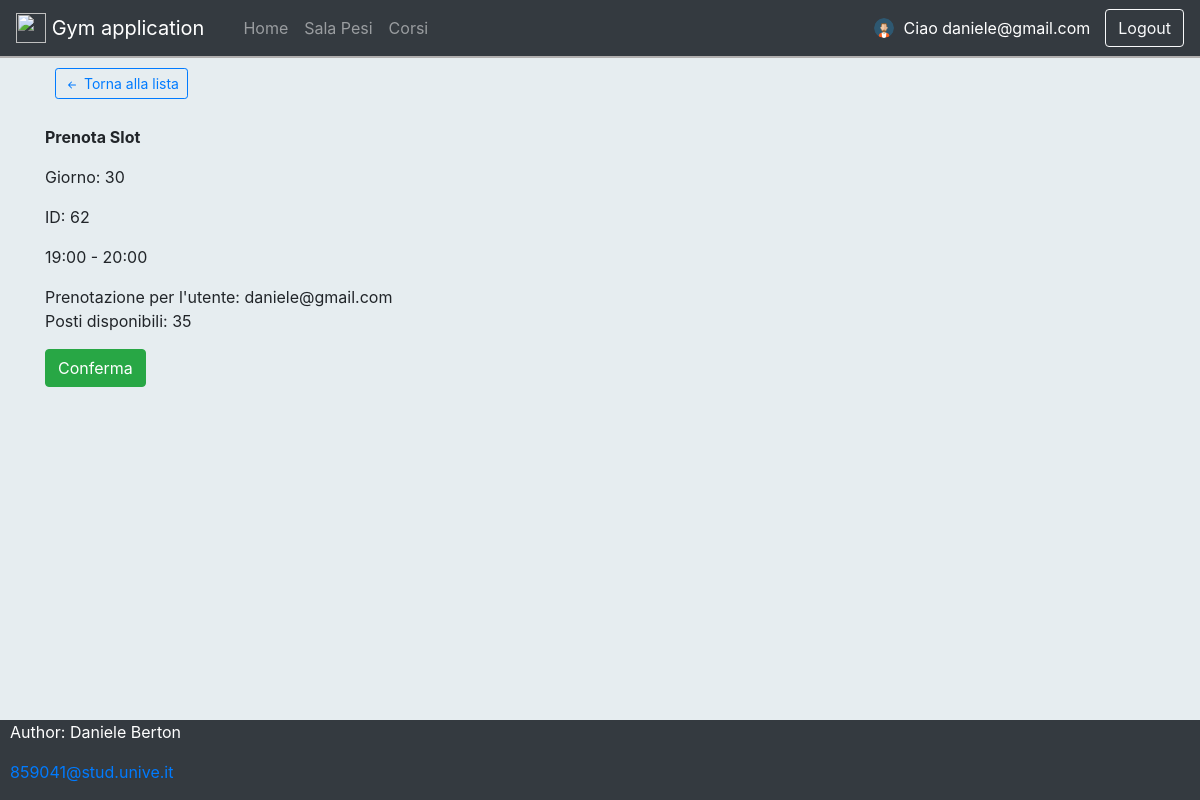
Page /select_slot?slot_id=62 (signed in) on the committed database.
### models.py (models this page shows, shortened)
class User(db.Model, UserMixin):
    __tablename__ = 'user'
    __table_args__ = (
        db.UniqueConstraint('email', 'role', name='uniq_exec_email_role'),
        db.Index('user_email_index', 'email'),
        db.CheckConstraint('role IN ("owner", "user", "instructor")', name='user_role_list'),
    )
    id = db.Column('id', db.Integer, primary_key = True)
    email = db.Column(db.String(100))
    password = db.Column(db.String(50))
    role = db.Column(db.String(50), nullable=False)
    def __repr__(self):
        return "<User(id='%s', email='%s', password='%s', role='%s')>" % (self.id, self.email, '*****', self.role)

class Slot(db.Model):
    __tablename__ = 'slot'
    __table_args__ = (
        db.Index('slot_date_index', 'date'),
    )
    id = db.Column('id', db.Integer, primary_key = True)
    day = db.Column(db.Integer)
    date = db.Column(db.Date)
    hour_from = db.Column(db.String(100))
    hour_to = db.Column(db.String(100))
    places = db.Column(db.Integer)
    weight_room = db.Column(Integer, ForeignKey('weight_room.id'))
    def __repr__(self):
        return "<Slot(id='%s', day='%d', date='%s', hour_from='%s', hour_to='%s', places='%d', weight_room ='%d')>" % (self.id, self.day, self.date, self.hour_from, self.hour_to, self.places, self.weight_room )

### weight_room.py (the view)
@wr_bp.route('/select_slot', methods=['GET', 'POST'])
@login_required # richiede autenticazione
def select_slot():
    selected_slot =request.args.get("slot_id")
    slot = Slot.query.filter_by(id=selected_slot).first()
    log(slot)
    user = current_user
    bookings = [r.slot for r in session.query(Booking.slot).filter_by(user=current_user.id)]
    is_booked = slot.id in bookings
    log('isBooked: ', is_booked)
    if (user.role == 'owner'):
        booking_list = session.query(Booking, User.email).filter_by(slot=slot.id, user=User.id).all()
        resp = make_response(render_template("booking_list.html", slot=slot,user=user, booking_list=booking_list))
    else:
        resp = make_response(render_template("reservation_modal.html", slot=slot, user=user, is_booked=is_booked))
    return resp

### app.py (called while the page is built)
@login_manager.user_loader # definisce la callback
def load_user(user_id):
    log('[load_user] user_id: ', user_id)
    user = User.query.filter_by(id=user_id).first()
    log('[load_user] Logged user: ',user)
    return user

### utils/log.py (called while the page is built)
def log(method, message=''):
    print(method, message)

### templates/reservation_modal.html
{% extends "base.html" %}
{% block pagebody %}
<div class="container">
    <div class="p-10">
        <form action="{{ url_for('wr_bp.weight_rooms') }}">
            <button type="submit" class="btn btn-outline-primary btn-sm">
                <svg xmlns="http://www.w3.org/2000/svg" width="16" height="16" fill="currentColor" class="bi bi-arrow-left-short" viewBox="0 0 16 16">
                    <path fill-rule="evenodd" d="M12 8a.5.5 0 0 1-.5.5H5.707l2.147 2.146a.5.5 0 0 1-.708.708l-3-3a.5.5 0 0 1 0-.708l3-3a.5.5 0 1 1 .708.708L5.707 7.5H11.5a.5.5 0 0 1 .5.5z"/>
                  </svg>
                Torna alla lista</button>
        </form>
    </div>
    <div>
        {% if is_booked %}
        <p><b>Disdici Slot</b></p>
        <p>{{ slot.day }} </p>
        <p>{{ slot.hour_from }} - {{ slot.hour_to }} </p>
        <p>Posti disponibili: {{ slot.places }}</p>
        Prenotazione per l'utente: {{ user.email }}
        <form action="/unbook_slot" method="GET">
            <button type="submit" name="slot_id" id="slot_id" value="{{slot.id}}" class="btn-warning btn">Disdici prenotazione</button>
        </form>
        {% else %}
        <p><b>Prenota Slot</b></p>
        <p>Giorno: {{ slot.day }} </p>
        <p>ID: {{ slot.id }} </p>
        <p>{{ slot.hour_from }} - {{ slot.hour_to }} </p>
        Prenotazione per l'utente: {{ user.email }}
        <p>Posti disponibili: {{ slot.places }}</p>
        <form action="/book_slot" method="GET">
            {% if slot.places < 1 %} <p>Limite posti superato, non è possibile prenotare questo slot</p>
                <button type="submit" class="btn-success btn" name="slot_id" id="slot_id" value="{{slot.id}}" disabled>Conferma</button>
                {% else %}
                <button type="submit" class="btn-success btn" name="slot_id" id="slot_id" value="{{slot.id}}">Conferma</button>
                {% endif %}
        </form>
        {% endif %}
    </div>
</div>
{% endblock %}

### templates/base.html (shortened to what this page needs)
<html>
    <head>
      <link rel= "stylesheet" type= "text/css" href= "{{ url_for('static',filename='styles/main.css') }}">
      {% block styles %}
            {{ bootstrap.load_css() }}
        {% endblock %}
    </head>
    <header>
      {% if route != 'login' and route != '/unauthorized' and user %}
        <nav class="header navbar navbar-expand-lg navbar-dark bg-dark">
          <a class="navbar-brand" href="{{ url_for('private') }}">
            <img src="https://www.goldsgym.com/assets/dist/img/logo/notext/fullcolor.svg" width="30" height="30" class="d-inline-block align-top" alt="">
            Gym application
          </a>
          <div class="container-fluid">
            <div class="collapse navbar-collapse" id="navbarExample01">
              <ul class="navbar-nav me-auto mb-2 mb-lg-0">
                {% if user and user.role == "owner"  %}
                  <li class="{{ 'active' if route == '/admin_dashboard' or route == '/private' else '' }} nav-item">
                      <a class="nav-link" aria-current="page" href="{{ url_for('admin_dashboard') }}">Home</a>
                  </li>
                  {% else %}
                  <li class="{{ 'active' if route == '/private' or route == '/admin_dashboard' else '' }} nav-item">
                      <a class="nav-link" aria-current="page" href="{{ url_for('private') }}">Home</a>
                    </li>
                {% endif %}
                <li class="{{ 'active' if route == '/weight_rooms'  or route == '/previous' or route == '/next' else '' }} nav-item">
                  <a class="nav-link" href="{{ url_for('wr_bp.weight_rooms') }}">Sala Pesi</a>
                </li>
                <li class="{{ 'active' if route == '/courses' else '' }}  nav-item">
                  <a class="nav-link" href="{{ url_for('courses') }}">Corsi</a>
                </li>
              </ul>
            </div>
            <img src="static/img/avatar_man.png" alt="Avatar" class="avatar">
            {% if user %}
              <span class="user">Ciao {{user.email}}</span>
              {% endif %}
          </div>
          <form action="/logout" method="POST" class="form-inline my-2 my-lg-0">
            <button class="btn btn-outline-light" type="submit">Logout</button>
          </form>
        </nav>
        {% endif %}
    </header>
    <body>
      {% block pagebody %}
        {% endblock %}
    </body>
    <footer class="footer navbar-dark bg-dark">
        <p>Author: Daniele Berton</p>
        <p><a href="mailto:859041@stud.unive.it">859041@stud.unive.it</a></p>
    </footer>
</html>

### static/styles/main.css (style rules this page uses)
.header { border-bottom: 2px solid rgb(177, 175, 175) !important; }
.user { color: white; padding-left: 10px; }
.container { padding-bottom: 100px; }
.p-10 { padding: 10px; }
body, html { margin: 0; padding: 0; height: 100%; background: #e6edf0 !important; }
.avatar { vertical-align: middle; width: 20px; height: 20px; border-radius: 50%; }

### templates/base.html (style rules this page uses)
.footer { position: fixed; left: 0; bottom: 0; width: 100%; background-color: rgb(45, 45, 45); color: white; }
.footer p { padding-left: 10px; }

### rows in the picture
User: email "daniele@gmail.com"
Slot: day "30", id "62", hour_from "19:00", hour_to "20:00", places "35"
